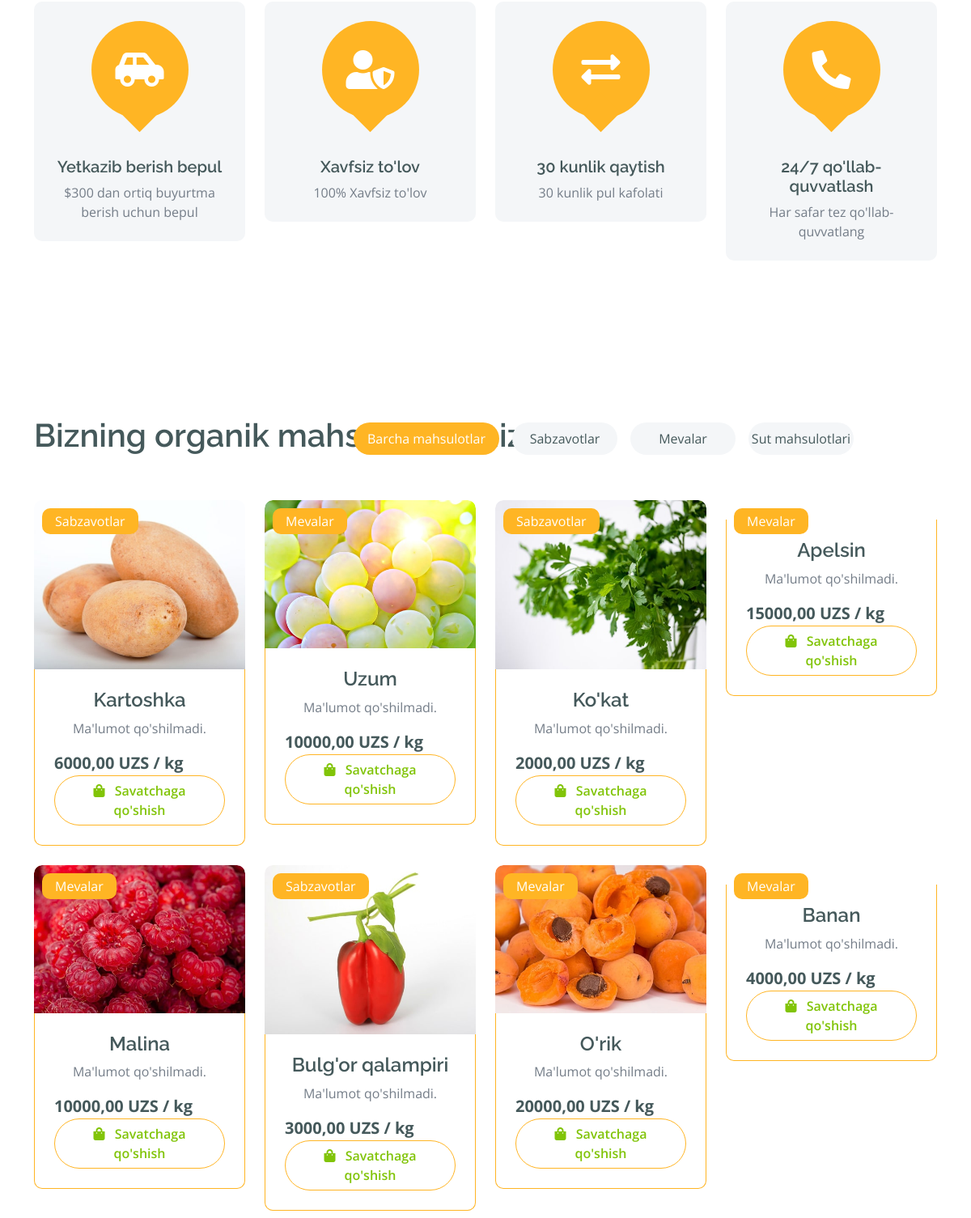
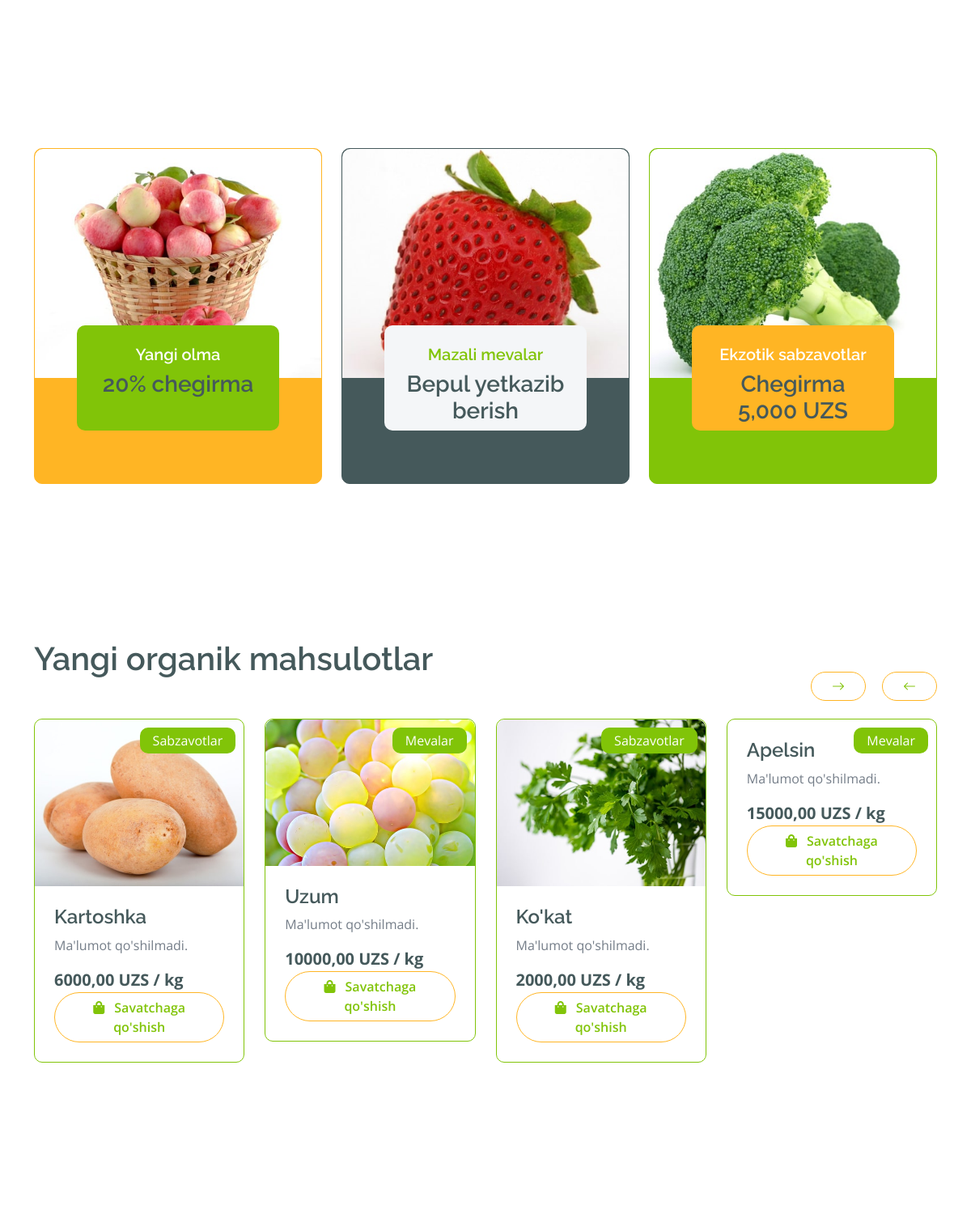
The page /uz/ (middle part) on the database as committed earlier (2 pictures, top to bottom).
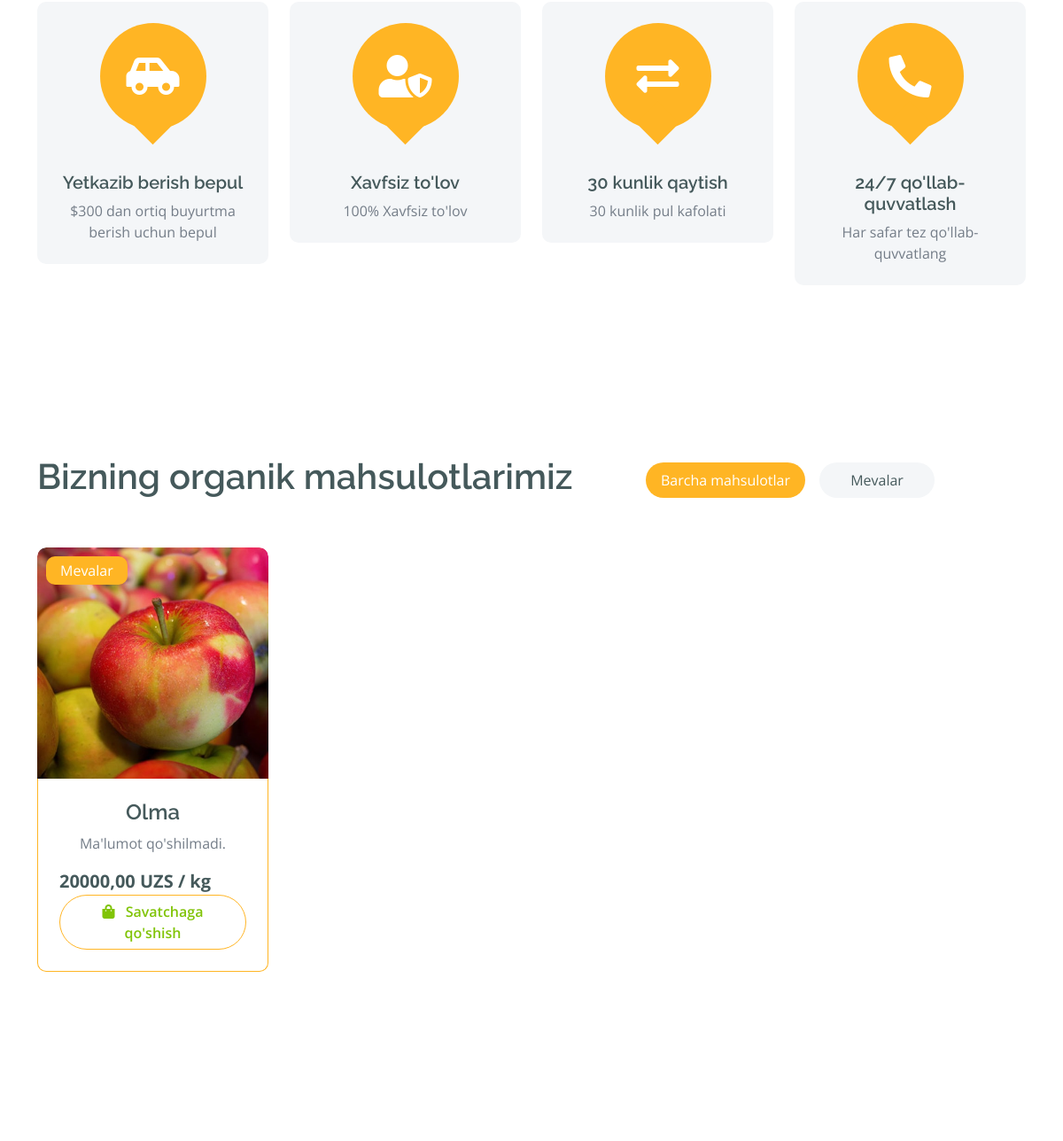
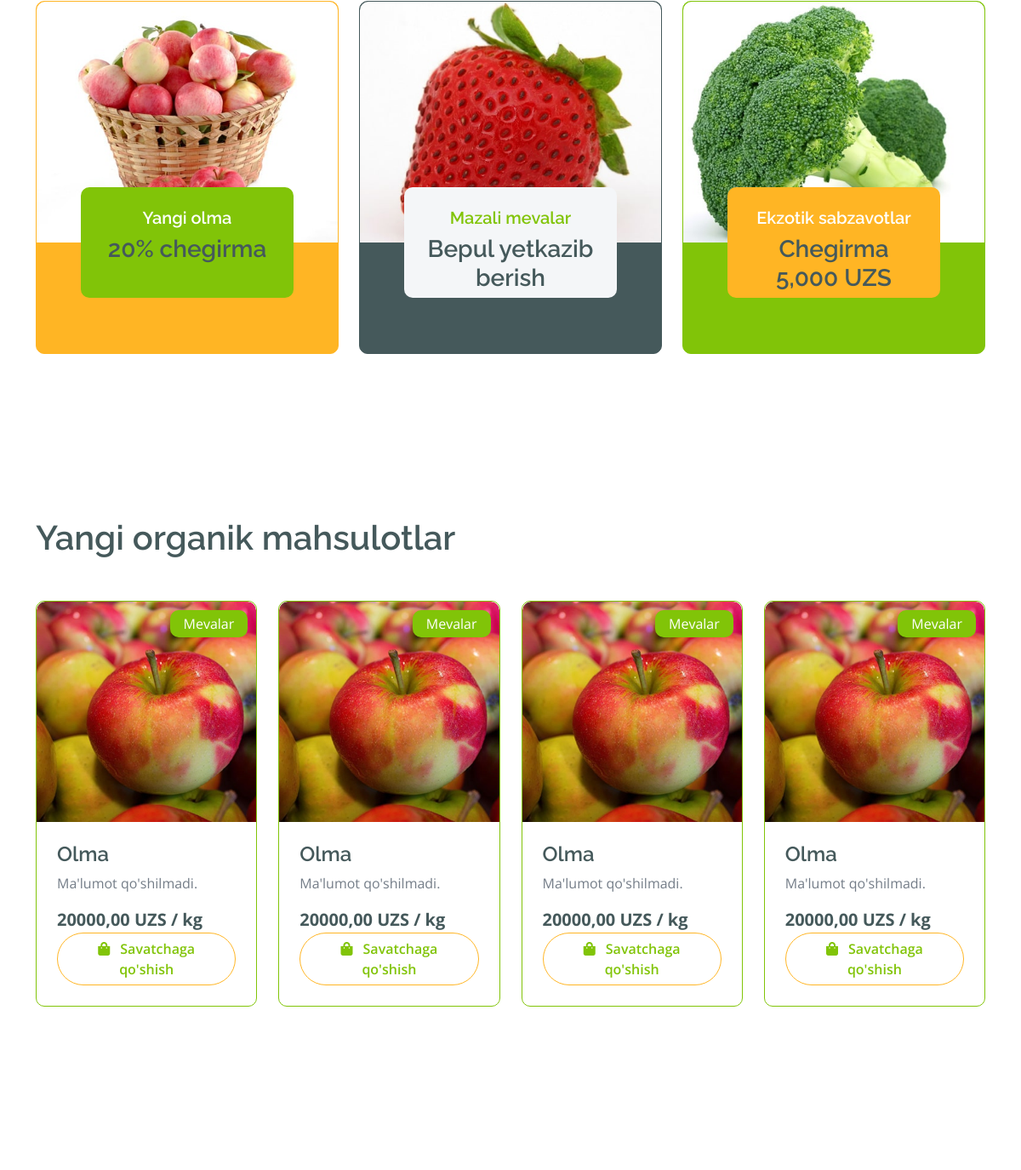
The same page on the database as committed later (2 pictures, top to bottom).
### manager/models.py (models this page shows, shortened)
class Departament(models.Model):
    name = models.CharField(max_length=150, unique=True, verbose_name='Nomi')
    slug = models.SlugField(max_length=150, unique=True, verbose_name='Identifikatori')
    class Meta:
        verbose_name = "Bo'lim "
        verbose_name_plural = "Bo'limlar"

class Product(models.Model):
    name = models.CharField(max_length=250, verbose_name='Nomi')
    slug = models.SlugField(max_length=250, unique=True, verbose_name='Identifikatori')
    description = models.TextField(default="Ma'lumot qo'shilmadi.", verbose_name='Tavsifi')
    currency = models.CharField(max_length=3, choices=CURRENCY_TYPES, verbose_name='Valyuta')
    price = models.DecimalField(max_digits=10, decimal_places=2, verbose_name='Narxi', validators=[MinValueValidator(0)])
    discount = models.IntegerField(default=0, verbose_name='Chegirma foizi',
                                   validators=[MinValueValidator(0), MaxValueValidator(100)],
                                   help_text='Agar mahsulotingizga chegirma qo‘ymoqchi bo‘lsangiz, chegirma foizini (masalan, 50) kiriting. Agar chegirma bermoqchi bo‘lmasangiz, bu maydonga tegmang.')
    quantity = models.IntegerField(default=0, verbose_name='Miqdori', validators=[MinValueValidator(0)],)
    quality = models.CharField(max_length=10, verbose_name='Sifati')
    weight = models.CharField(max_length=2, choices=WEIGHT_TYPES, verbose_name="O'lchov birligi")
    category = models.ForeignKey(Category, on_delete=models.CASCADE, related_name='products', null=True)
    class Meta:
        verbose_name = 'Mahsulot '
        verbose_name_plural = 'Mahsulotlar'

class ProductImage(models.Model):
    image = models.ImageField(upload_to='products/', verbose_name='Rasmi (500x350)',
                              help_text="Rasmning o‘lchami 500x350 piksel bo‘lishi kerak. Iltimos, to‘g‘ri o‘lchamdagi rasmni yuklang!")
    product = models.ForeignKey(Product, on_delete=models.CASCADE, related_name='images', verbose_name='Mahsuloti')
    class Meta:
        verbose_name = 'Mahsulot surati '
        verbose_name_plural = 'Mahsulot suratlari'

class Category(models.Model):
    name = models.CharField(max_length=150, unique=True, verbose_name='Nomi')
    slug = models.SlugField(max_length=150, unique=True, verbose_name='Identifikatori')
    departament = models.ForeignKey(Departament, on_delete=models.CASCADE, related_name='category',
                                    verbose_name="Bo'limi")
    class Meta:
        verbose_name = 'Kategoriya '
        verbose_name_plural = 'Kategoriyalar'

### manager/views.py (the view)
# urls.py: path('', HomeListView.as_view(), name='home'),
class HomeListView(ListView):
    template_name = 'index.html'
    context_object_name = 'products'
    def get_queryset(self):
        products = Product.objects.all()
        if len(products) >= 8:
            product_list = random.sample(list(products), 8)
        else:
            product_list = products
        return product_list

### manager/templatetags/custom_tags.py (called while the page is built)
@register.simple_tag
def all_departament():
    return Departament.objects.all()

### templates/index.html (shortened to what this page needs)
{% extends 'base.html' %}
{% load i18n static custom_tags %}
{% block main %}
<div class="container-fluid featurs py-5">
    <div class="container py-5">
        <div class="row g-4">
            <div class="col-md-6 col-lg-3">
                <div class="featurs-item text-center rounded bg-light p-4">
                    <div class="featurs-icon btn-square rounded-circle bg-secondary mb-5 mx-auto">
                        <i class="fas fa-car-side fa-3x text-white"></i>
                    </div>
                    <div class="featurs-content text-center">
                        <h5>{% trans 'Yetkazib berish bepul' %}</h5>
                        <p class="mb-0">{% trans '$300 dan ortiq buyurtma berish uchun bepul' %}</p>
                    </div>
                </div>
            </div>
            <div class="col-md-6 col-lg-3">
                <div class="featurs-item text-center rounded bg-light p-4">
                    <div class="featurs-icon btn-square rounded-circle bg-secondary mb-5 mx-auto">
                        <i class="fas fa-user-shield fa-3x text-white"></i>
                    </div>
                    <div class="featurs-content text-center">
                        <h5>{% trans "Xavfsiz to'lov" %}</h5>
                        <p class="mb-0">{% trans "100% Xavfsiz to'lov" %}</p>
                    </div>
                </div>
            </div>
            <div class="col-md-6 col-lg-3">
                <div class="featurs-item text-center rounded bg-light p-4">
                    <div class="featurs-icon btn-square rounded-circle bg-secondary mb-5 mx-auto">
                        <i class="fas fa-exchange-alt fa-3x text-white"></i>
                    </div>
                    <div class="featurs-content text-center">
                        <h5>{% trans '30 kunlik qaytish' %}</h5>
                        <p class="mb-0">{% trans '30 kunlik pul kafolati' %}</p>
                    </div>
                </div>
            </div>
            <div class="col-md-6 col-lg-3">
                <div class="featurs-item text-center rounded bg-light p-4">
                    <div class="featurs-icon btn-square rounded-circle bg-secondary mb-5 mx-auto">
                        <i class="fa fa-phone-alt fa-3x text-white"></i>
                    </div>
                    <div class="featurs-content text-center">
                        <h5>{% trans "24/7 qo'llab-quvvatlash" %}</h5>
                        <p class="mb-0">{% trans "Har safar tez qo'llab-quvvatlang" %}</p>
                    </div>
                </div>
            </div>
        </div>
    </div>
</div>
<div class="container-fluid fruite py-5">
    <div class="container py-5">
        <div class="tab-class text-center">
            <div class="row g-4">
                <div class="col-lg-3 text-start">
                    <h1 class="text-nowrap">{% trans 'Bizning organik mahsulotlarimiz' %}</h1>
                </div>
                <div class="col-lg-8 text-end">
                    <ul class="nav nav-pills d-inline-flex text-center mb-5">
                        <li class="nav-item">
                            <a class="d-flex m-2 py-2 bg-light rounded-pill active" data-bs-toggle="pill" href="#all">
                                <span class="text-dark" style="width: 180px;">{% trans 'Barcha mahsulotlar' %}</span>
                            </a>
                        </li>
                        {% all_departament as departaments %}
                        {% for departament in departaments %}
                        <li class="nav-item">
                            <a class="d-flex py-2 m-2 bg-light rounded-pill" data-bs-toggle="pill" href="#{{ departament.slug }}">
                                <span class="text-dark" style="width: 130px;">{{ departament.name }}</span>
                            </a>
                        </li>
                        {% endfor %}
                    </ul>
                </div>
            </div>
            <div class="tab-content">
                <div id="all" class="tab-pane fade show p-0 active">
                    <div class="row g-4">
                        {% for product in products %}
                            <div class="col-md-6 col-lg-4 col-xl-3">
                                <div class="rounded position-relative fruite-item">
                                    <div class="fruite-img">
                                        <img src="{{ product.images.first.image.url }}" class="img-fluid w-100 rounded-top" alt="">
                                    </div>
                                    <div class="text-white bg-secondary px-3 py-1 rounded position-absolute" style="top: 10px; left: 10px;">{{ product.category.departament.name }}</div>
                                    <div class="p-4 border border-secondary border-top-0 rounded-bottom">
                                        <h4><a href="{% url 'product' product.category.departament.slug product.category.slug product.slug %}" class="text-dark">{{ product.name }}</a> </h4>
                                        <p>{{ product.description|truncatechars:25 }}</p>
                                        <div class="d-flex justify-content-between flex-lg-wrap">
                                            <p class="text-dark fs-5 fw-bold mb-0">{{ product.price }} {{ product.currency }} / {{ product.weight }}</p>
                                            <form method="post" action="{% url 'add-to-cart' product.slug %}">
                                                <button type="submit" class="btn border border-secondary rounded-pill px-3 text-primary"><i
                                                    class="fa fa-shopping-bag me-2 text-primary"></i> {% trans "Savatchaga qo'shish" %}</button>
                                            </form>
                                        </div>
                                    </div>
                                </div>
                            </div>
                        {% endfor %}
                    </div>
                </div>
            </div>
        </div>
    </div>
</div>
<div class="container-fluid service py-5">
    <div class="container py-5">
        <div class="row g-4 justify-content-center">
            <div class="col-md-6 col-lg-4">
                <a href="#">
                    <div class="service-item bg-secondary rounded border border-secondary">
                        <img src="{% static 'img/featur-1.jpg' %}" class="img-fluid rounded-top w-100" alt="">
                        <div class="px-4 rounded-bottom">
                            <div class="service-content bg-primary text-center p-4 rounded">
                                <h5 class="text-white">{% trans 'Yangi olma' %}</h5>
                                <h3 class="mb-0">{% trans '20% chegirma' %}</h3>
                            </div>
                        </div>
                    </div>
                </a>
            </div>
            <div class="col-md-6 col-lg-4">
                <a href="#">
                    <div class="service-item bg-dark rounded border border-dark">
                        <img src="{% static 'img/featur-2.jpg' %}" class="img-fluid rounded-top w-100" alt="">
                        <div class="px-4 rounded-bottom">
                            <div class="service-content bg-light text-center p-4 rounded">
                                <h5 class="text-primary">{% trans 'Mazali mevalar' %}</h5>
                                <h3 class="mb-0">{% trans 'Bepul yetkazib berish' %}</h3>
                            </div>
                        </div>
                    </div>
                </a>
            </div>
            <div class="col-md-6 col-lg-4">
                <a href="#">
                    <div class="service-item bg-primary rounded border border-primary">
                        <img src="{% static 'img/featur-3.jpg' %}" class="img-fluid rounded-top w-100" alt="">
                        <div class="px-4 rounded-bottom">
                            <div class="service-content bg-secondary text-center p-4 rounded">
                                <h5 class="text-white">{% trans 'Ekzotik sabzavotlar' %}</h5>
                                <h3 class="mb-0">{% trans 'Chegirma 5,000 UZS' %}</h3>
                            </div>
                        </div>
                    </div>
                </a>
            </div>
        </div>
    </div>
</div>
<div class="container-fluid vesitable py-5">
    <div class="container py-5">
        <h1 class="mb-0">{% trans 'Yangi organik mahsulotlar' %}</h1>
        <div class="owl-carousel vegetable-carousel justify-content-center">
            {% for product in products %}
            <div class="border border-primary rounded position-relative vesitable-item">
                <div class="vesitable-img">
                    <img src="{{ product.images.first.image.url }}" class="img-fluid w-100 rounded-top" alt="">
                </div>
                <div class="text-white bg-primary px-3 py-1 rounded position-absolute" style="top: 10px; right: 10px;">
                    {{ product.category.departament.name }}
                </div>
                <div class="p-4 rounded-bottom">
                    <h4><a href="{% url 'product' product.category.departament.slug product.category.slug product.slug %}" class="text-dark">{{ product.name }}</a></h4>
                    <p>{{ product.description|truncatechars:25 }}</p>
                    <div class="d-flex justify-content-between flex-lg-wrap">
                        <p class="text-dark fs-5 fw-bold mb-0">{{ product.price }} {{ product.currency }} / {{ product.weight }}</p>
                        <form method="post" action="{% url 'add-to-cart' product.slug %}">
                            <button type="submit" class="btn border border-secondary rounded-pill px-3 text-primary"><i
                                class="fa fa-shopping-bag me-2 text-primary"></i> {% trans "Savatchaga qo'shish" %}</button>
                        </form>
                    </div>
                </div>
            </div>
            {% endfor %}
        </div>
    </div>
</div>
<div class="container-fluid py-5">
</div>
{% endblock main %}

### templates/base.html (shortened to what this page needs)
<!DOCTYPE html>
<html lang="en">
{% load static %}
<head>
    {% include 'parts/_style.html' %}
</head>
<body>
{% block main %}
{% endblock main %}
</body>
</html>

### templates/parts/_style.html (shortened to what this page needs)
{% load static %}
<link rel="stylesheet" href="https://use.fontawesome.com/releases/v5.15.4/css/all.css"/>
<link href="https://cdn.jsdelivr.net/npm/bootstrap-icons@1.4.1/font/bootstrap-icons.css" rel="stylesheet">
<link href="{% static 'lib/lightbox/css/lightbox.min.css' %}" rel="stylesheet">
<link href="{% static 'lib/owlcarousel/assets/owl.carousel.min.css' %}" rel="stylesheet">
<link href="{% static 'css/bootstrap.min.css' %}" rel="stylesheet">
<link href="{% static 'css/style.css' %}" rel="stylesheet">

### templates/parts/_navbar.html (shortened to what this page needs)
{% load static i18n custom_tags %}

### templates/parts/_footer.html (shortened to what this page needs)
{% load static %}

### templates/parts/_js.html (shortened to what this page needs)
{% load static %}

### staticfiles/css/style.css (style rules this page uses)
html { user-select: none; }
.btn { font-weight: 600; transition: .5s; }
.btn-square { width: 32px; height: 32px; }
.btn-square, .btn-sm-square, .btn-md-square, .btn-lg-square { padding: 0; display: flex; align-items: center; justify-content: center; font-weight: normal; }
.btn.border-secondary { transition: 0.5s; }
.featurs .featurs-item .featurs-icon { position: relative; width: 120px; height: 120px; }
.featurs .featurs-item .featurs-icon::after { content: ""; width: 35px; height: 35px; background: var(--bs-secondary); position: absolute; bottom: -10px; transform: translate(-50%); transform: rotate(45deg); background: var(--bs-secondary); }
.service .service-item .service-content { position: relative; width: 250px; height: 130px; top: -50%; left: 50%; transform: translate(-50%, -50%); }
.fruite .tab-class .nav-item a.active { background: var(--bs-secondary) !important; }
.fruite .tab-class .nav-item a.active span { color: var(--bs-white) !important; }
.fruite .fruite-item { height: 100%; transition: 0.5s; }
.fruite .fruite-item .fruite-img { overflow: hidden; transition: 0.5s; border-radius: 10px 10px 0 0; }
.fruite .fruite-item .fruite-img img { transition: 0.5s; }
.vesitable .vesitable-item { height: 100%; transition: 0.5s; }
.vesitable .vesitable-item .vesitable-img { overflow: hidden; transition: 0.5s; border-radius: 10px 10px 0 0; }
.vesitable .vesitable-item .vesitable-img img { transition: 0.5s; }

Rows that differ between the two databases and show on the page:
removed Departament: name "Sabzavotlar"
removed Departament: name "Sut mahsulotlari"
removed Product: images.first.image (picture), category.departament.name "Sabzavotlar", name "Kartoshka", description "Ma'lumot qo'shilmadi.", price "6000,00", currency "UZS", weight "kg"
removed Product: images.first.image (picture), category.departament.name "Mevalar", name "Uzum", description "Ma'lumot qo'shilmadi.", price "10000,00", currency "UZS", weight "kg"
removed Product: images.first.image (picture), category.departament.name "Sabzavotlar", name "Ko'kat", description "Ma'lumot qo'shilmadi.", price "2000,00", currency "UZS", weight "kg"
removed Product: category.departament.name "Mevalar", name "Apelsin", description "Ma'lumot qo'shilmadi.", price "15000,00", currency "UZS", weight "kg"
removed Product: images.first.image (picture), category.departament.name "Mevalar", name "Malina", description "Ma'lumot qo'shilmadi.", price "10000,00", currency "UZS", weight "kg"
removed Product: images.first.image (picture), category.departament.name "Sabzavotlar", name "Bulg'or qalampiri", description "Ma'lumot qo'shilmadi.", price "3000,00", currency "UZS", weight "kg"
removed Product: images.first.image (picture), category.departament.name "Mevalar", name "O'rik", description "Ma'lumot qo'shilmadi.", price "20000,00", currency "UZS", weight "kg"
removed Product: category.departament.name "Mevalar", name "Banan", description "Ma'lumot qo'shilmadi.", price "4000,00", currency "UZS", weight "kg"
added Product: images.first.image (picture), category.departament.name "Mevalar", name "Olma", description "Ma'lumot qo'shilmadi.", price "20000,00", currency "UZS", weight "kg"
